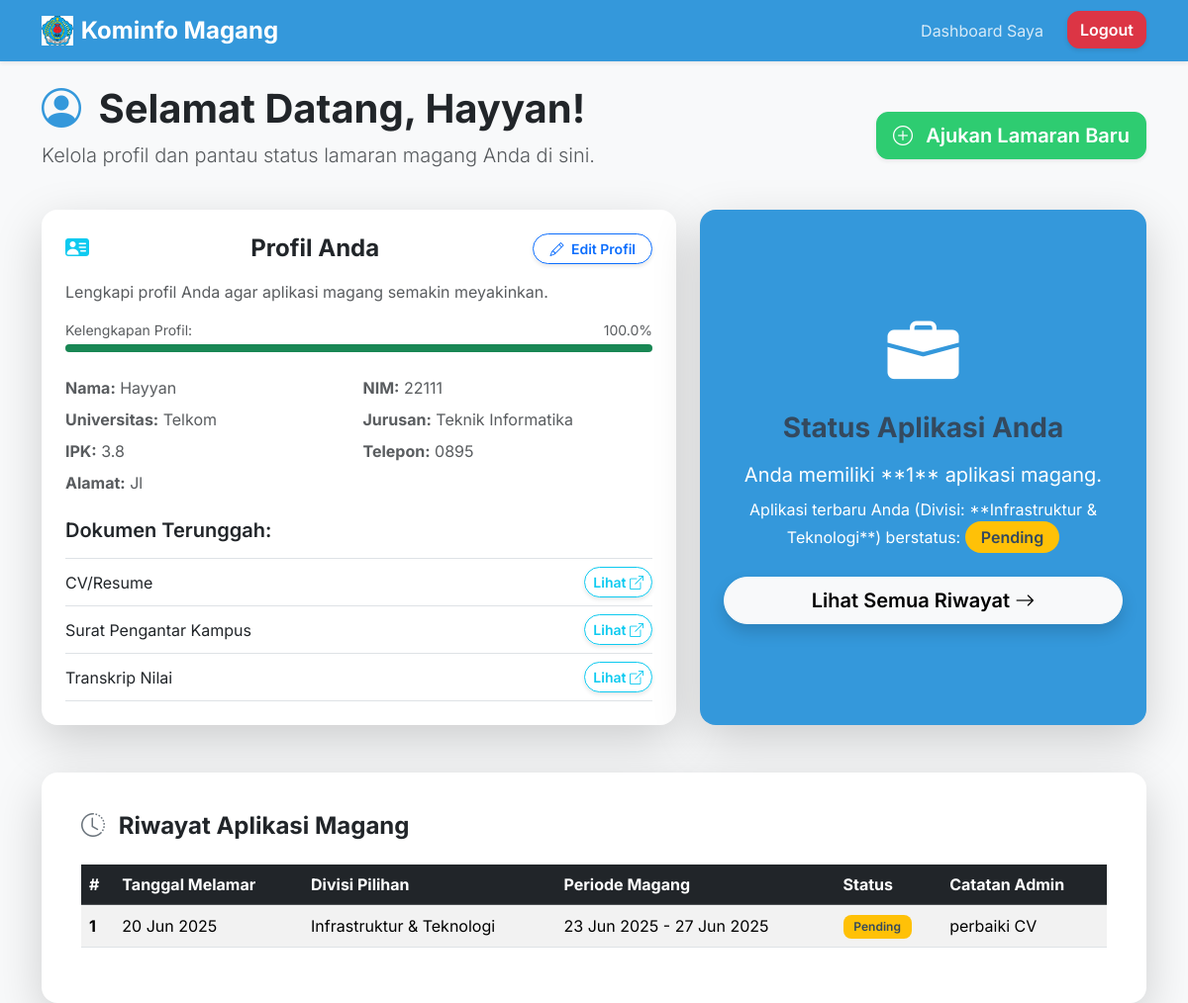
/dashboard/mahasiswa (signed in), run on an earlier commit of the app's database.
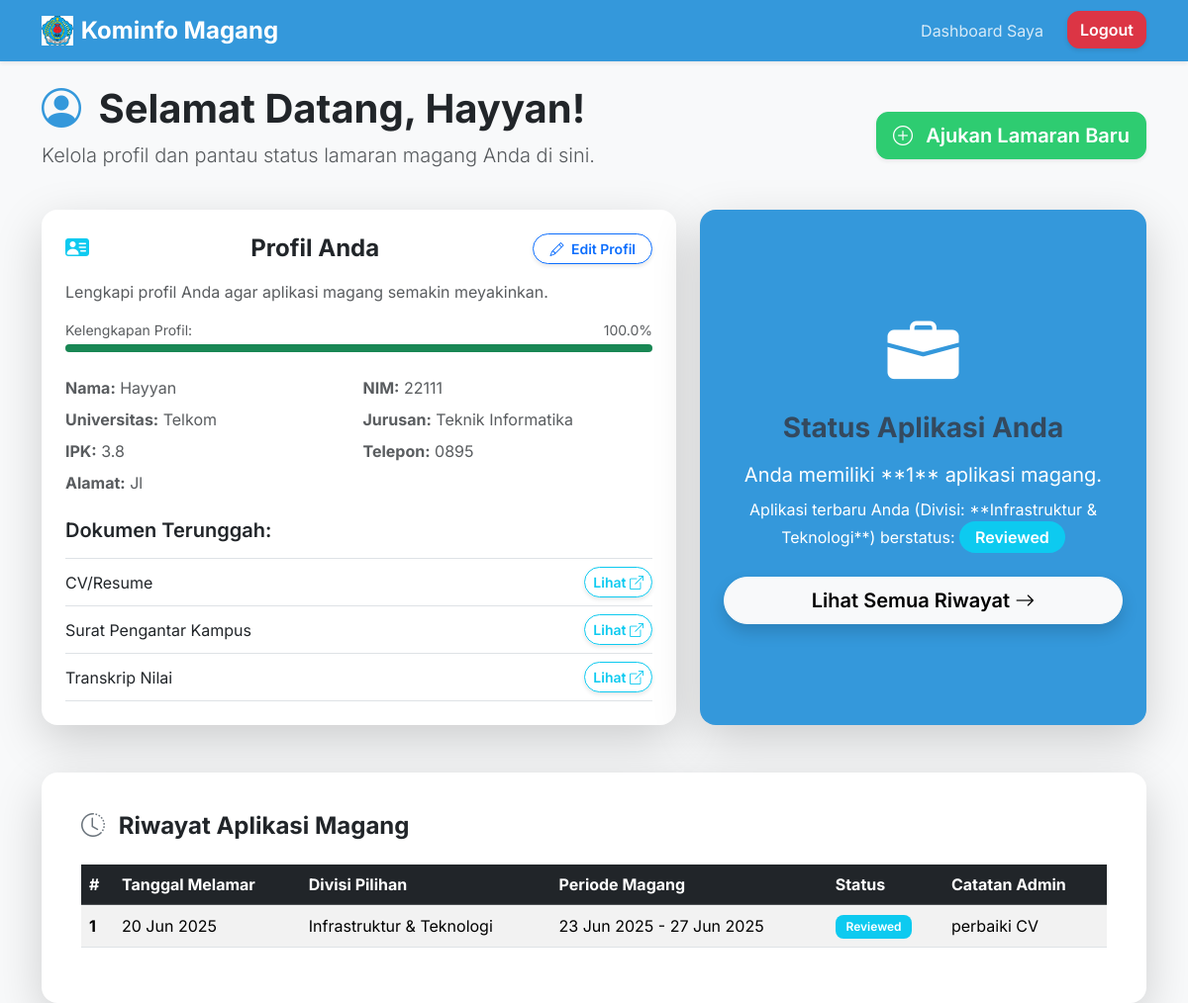
And on a later commit of the database.
### database.py (models this page shows, shortened)
class User(db.Model):
    id = db.Column(db.Integer, primary_key=True)
    username = db.Column(db.String(80), unique=True, nullable=False)
    email = db.Column(db.String(120), unique=True, nullable=False)
    password_hash = db.Column(db.String(128), nullable=False)
    role = db.Column(db.String(20), default='mahasiswa') # Peran pengguna: 'mahasiswa' atau 'admin'
    is_active = db.Column(db.Boolean, default=True) # Status akun aktif/tidak aktif
    mahasiswa_profile = db.relationship('MahasiswaProfile', backref='user', uselist=False)
    applications = db.relationship('Application', backref='user', lazy=True)

class MahasiswaProfile(db.Model):
    id = db.Column(db.Integer, primary_key=True)
    user_id = db.Column(db.Integer, db.ForeignKey('user.id'), unique=True, nullable=False) # Foreign Key ke tabel User
    full_name = db.Column(db.String(100), nullable=True)
    nim = db.Column(db.String(50), unique=True, nullable=True)
    university = db.Column(db.String(100), nullable=True)
    major = db.Column(db.String(100), nullable=True)
    gpa = db.Column(db.Float, nullable=True)
    phone_number = db.Column(db.String(20), nullable=True)
    address = db.Column(db.String(200), nullable=True)
    cv_path = db.Column(db.String(200), nullable=True)
    surat_pengantar_path = db.Column(db.String(200), nullable=True)
    transkrip_nilai_path = db.Column(db.String(200), nullable=True)

class Application(db.Model):
    id = db.Column(db.Integer, primary_key=True)
    user_id = db.Column(db.Integer, db.ForeignKey('user.id'), nullable=False) # Foreign Key ke tabel User
    applied_date = db.Column(db.DateTime, default=datetime.datetime.utcnow) # Tanggal dan waktu lamaran
    status = db.Column(db.String(50), default='Pending') # Status lamaran (Pending, Reviewed, Accepted, Rejected, Interview)
    preferred_division = db.Column(db.String(100), nullable=True) # Divisi yang diminati
    start_date = db.Column(db.Date, nullable=True) # Tanggal mulai magang yang diinginkan
    end_date = db.Column(db.Date, nullable=True) # Tanggal selesai magang yang diinginkan
    admin_notes = db.Column(db.Text, nullable=True) # Catatan internal untuk admin

### app.py (the view)
@app.route('/dashboard/mahasiswa')
@login_required(role='mahasiswa')
def user_dashboard(user):
    profile = MahasiswaProfile.query.filter_by(user_id=user.id).first()
    applications = Application.query.filter_by(user_id=user.id).order_by(Application.applied_date.desc()).all()
    return render_template('dashboard_user.html', user=user, profile=profile, applications=applications)

### templates/dashboard_user.html (shortened to what this page needs)
{% extends "base.html" %}
{% block content %}
<div class="row mb-4 align-items-center">
    <div class="col-md-8">
        <h1 class="mb-0 fw-bold text-dark">
            <i class="bi bi-person-circle text-primary me-2"></i> Selamat Datang, {{ user.username | title }}!
        </h1>
        <p class="text-muted lead mt-2">Kelola profil dan pantau status lamaran magang Anda di sini.</p>
    </div>
    <div class="col-md-4 text-md-end">
        <a href="{{ url_for('apply_magang') }}" class="btn btn-success btn-lg shadow-sm">
            <i class="bi bi-plus-circle me-2"></i> Ajukan Lamaran Baru
        </a>
    </div>
</div>
<div class="row g-4 mb-5">
    <div class="col-lg-7">
        <div class="card shadow-lg border-0 h-100 rounded-4">
            <div class="card-body p-4">
                <h2 class="card-title fs-4 fw-bold text-dark mb-3 d-flex justify-content-between align-items-center">
                    <i class="bi bi-person-vcard-fill text-info me-2"></i> Profil Anda
                    <a href="{{ url_for('edit_profile') }}" class="btn btn-sm btn-outline-primary rounded-pill px-3">
                        <i class="bi bi-pencil me-1"></i> Edit Profil
                    </a>
                </h2>
                <p class="text-muted mb-3">Lengkapi profil Anda agar aplikasi magang semakin meyakinkan.</p>
                {% if profile %}
                    {% set completed_fields = 0 %}
                    {% set total_fields = 10 %}
                    {% if profile.full_name %} {% set completed_fields = completed_fields + 1 %} {% endif %}
                    {% if profile.nim %} {% set completed_fields = completed_fields + 1 %} {% endif %}
                    {% if profile.university %} {% set completed_fields = completed_fields + 1 %} {% endif %}
                    {% if profile.major %} {% set completed_fields = completed_fields + 1 %} {% endif %}
                    {% if profile.gpa is not none %} {% set completed_fields = completed_fields + 1 %} {% endif %}
                    {% if profile.phone_number %} {% set completed_fields = completed_fields + 1 %} {% endif %}
                    {% if profile.address %} {% set completed_fields = completed_fields + 1 %} {% endif %}
                    {% if profile.cv_path %} {% set completed_fields = completed_fields + 1 %} {% endif %}
                    {% if profile.surat_pengantar_path %} {% set completed_fields = completed_fields + 1 %} {% endif %}
                    {% if profile.transkrip_nilai_path %} {% set completed_fields = completed_fields + 1 %} {% endif %}
                    {% set percentage = ((completed_fields / total_fields) * 100) | round(0) %}
                    {% set progress_color = 'bg-success' if percentage == 100 else 'bg-warning' if percentage > 50 else 'bg-danger' %}
                    <div class="mb-4">
                        <div class="d-flex justify-content-between mb-1">
                            <small class="text-muted">Kelengkapan Profil:</small>
                            <small class="text-muted">{{ percentage }}%</small>
                        </div>
                        <div class="progress" style="height: 8px;">
                            <div class="progress-bar {{ progress_color }}" role="progressbar" style="width: {{ percentage }}%;" aria-valuenow="{{ percentage }}" aria-valuemin="0" aria-valuemax="100"></div>
                        </div>
                    </div>
                    <div class="row g-2 text-muted mb-4">
                        <div class="col-md-6"><strong>Nama:</strong> {{ profile.full_name or '-' }}</div>
                        <div class="col-md-6"><strong>NIM:</strong> {{ profile.nim or '-' }}</div>
                        <div class="col-md-6"><strong>Universitas:</strong> {{ profile.university or '-' }}</div>
                        <div class="col-md-6"><strong>Jurusan:</strong> {{ profile.major or '-' }}</div>
                        <div class="col-md-6"><strong>IPK:</strong> {{ profile.gpa or '-' }}</div>
                        <div class="col-md-6"><strong>Telepon:</strong> {{ profile.phone_number or '-' }}</div>
                        <div class="col-12"><strong>Alamat:</strong> {{ profile.address or '-' }}</div>
                    </div>
                    <h3 class="fs-5 fw-semibold text-dark mb-3">Dokumen Terunggah:</h3>
                    <ul class="list-group list-group-flush border-top border-bottom">
                        <li class="list-group-item d-flex justify-content-between align-items-center py-2 px-0">
                            CV/Resume
                            {% if profile.cv_path %}
                                <a href="{{ url_for('static', filename='uploads/' + profile.cv_path) }}" target="_blank" class="btn btn-sm btn-outline-info rounded-pill">Lihat <i class="bi bi-box-arrow-up-right"></i></a>
                            {% else %}
                                <span class="badge bg-danger">Belum diunggah</span>
                            {% endif %}
                        </li>
                        <li class="list-group-item d-flex justify-content-between align-items-center py-2 px-0">
                            Surat Pengantar Kampus
                            {% if profile.surat_pengantar_path %}
                                <a href="{{ url_for('static', filename='uploads/' + profile.surat_pengantar_path) }}" target="_blank" class="btn btn-sm btn-outline-info rounded-pill">Lihat <i class="bi bi-box-arrow-up-right"></i></a>
                            {% else %}
                                <span class="badge bg-danger">Belum diunggah</span>
                            {% endif %}
                        </li>
                        <li class="list-group-item d-flex justify-content-between align-items-center py-2 px-0">
                            Transkrip Nilai
                            {% if profile.transkrip_nilai_path %}
                                <a href="{{ url_for('static', filename='uploads/' + profile.transkrip_nilai_path) }}" target="_blank" class="btn btn-sm btn-outline-info rounded-pill">Lihat <i class="bi bi-box-arrow-up-right"></i></a>
                            {% else %}
                                <span class="badge bg-danger">Belum diunggah</span>
                            {% endif %}
                        </li>
                    </ul>
                {% else %}
                    <div class="alert alert-info text-center py-4 my-4" role="alert">
                        <i class="bi bi-info-circle-fill me-2"></i> Profil Anda belum lengkap. Silakan <a href="{{ url_for('edit_profile') }}" class="alert-link text-decoration-none">lengkapi profil Anda</a> untuk melanjutkan.
                    </div>
                {% endif %}
            </div>
        </div>
    </div>
    <div class="col-lg-5">
        <div class="card shadow-lg border-0 h-100 rounded-4 bg-primary text-white">
            <div class="card-body p-4 d-flex flex-column justify-content-center text-center">
                <i class="bi bi-briefcase-fill display-2 mb-3 text-white"></i>
                <h2 class="card-title fs-3 fw-bold mb-3">Status Aplikasi Anda</h2>
                {% if applications %}
                    <p class="card-text fs-5 mb-2">Anda memiliki **{{ applications | length }}** aplikasi magang.</p>
                    {% set latest_app = applications[0] %}
                    <p class="card-text fs-6 mb-4">Aplikasi terbaru Anda (Divisi: **{{ latest_app.preferred_division or '-' }}**) berstatus:
                        <span class="badge fs-6 py-2 px-3 rounded-pill
                            {% if latest_app.status == 'Accepted' %}bg-success
                            {% elif latest_app.status == 'Rejected' %}bg-danger
                            {% elif latest_app.status == 'Pending' %}bg-warning text-dark
                            {% elif latest_app.status == 'Reviewed' %}bg-info
                            {% elif latest_app.status == 'Interview' %}bg-secondary
                            {% else %}bg-light text-dark{% endif %}">
                            {{ latest_app.status }}
                        </span>
                    </p>
                    <a href="#riwayat-aplikasi" class="btn btn-light btn-lg rounded-pill shadow">Lihat Semua Riwayat <i class="bi bi-arrow-right"></i></a>
                {% else %}
                    <p class="card-text fs-5 mb-4">Anda belum memiliki aplikasi magang. Ayo mulai perjalanan Anda!</p>
                    <a href="{{ url_for('apply_magang') }}" class="btn btn-light btn-lg rounded-pill shadow">Ajukan Lamaran Pertama <i class="bi bi-arrow-right"></i></a>
                {% endif %}
            </div>
        </div>
    </div>
</div>
<div class="card shadow-lg border-0 p-4 rounded-4" id="riwayat-aplikasi">
    <div class="card-body">
        <h2 class="card-title fs-4 fw-bold text-dark mb-4">
            <i class="bi bi-clock-history text-secondary me-2"></i> Riwayat Aplikasi Magang
        </h2>
        {% if applications %}
            <div class="table-responsive">
                <table class="table table-striped table-hover align-middle">
                    <thead class="table-dark">
                        <tr>
                            <th scope="col">#</th>
                            <th scope="col">Tanggal Melamar</th>
                            <th scope="col">Divisi Pilihan</th>
                            <th scope="col">Periode Magang</th>
                            <th scope="col">Status</th>
                            <th scope="col">Catatan Admin</th>
                        </tr>
                    </thead>
                    <tbody>
                        {% for app in applications %}
                        <tr>
                            <th scope="row">{{ loop.index }}</th>
                            <td>{{ app.applied_date.strftime('%d %b %Y') }}</td>
                            <td>{{ app.preferred_division or 'N/A' }}</td>
                            <td>
                                {% if app.start_date and app.end_date %}
                                    {{ app.start_date.strftime('%d %b %Y') }} - {{ app.end_date.strftime('%d %b %Y') }}
                                {% else %}
                                    -
                                {% endif %}
                            </td>
                            <td>
                                <span class="badge
                                    {% if app.status == 'Accepted' %}bg-success
                                    {% elif app.status == 'Rejected' %}bg-danger
                                    {% elif app.status == 'Pending' %}bg-warning text-dark
                                    {% elif app.status == 'Reviewed' %}bg-info
                                    {% elif app.status == 'Interview' %}bg-primary
                                    {% else %}bg-secondary{% endif %}">
                                    {{ app.status }}
                                </span>
                            </td>
                            <td>{{ app.admin_notes or '-' }}</td>
                        </tr>
                        {% endfor %}
                    </tbody>
                </table>
            </div>
        {% else %}
            <div class="alert alert-secondary text-center py-4" role="alert">
                <i class="bi bi-exclamation-circle me-2"></i> Anda belum mengajukan lamaran magang.
            </div>
        {% endif %}
    </div>
</div>
{% endblock %}

### templates/base.html (shortened to what this page needs)
<!DOCTYPE html>
<html lang="id">
<head>
    <link href="https://cdn.jsdelivr.net/npm/bootstrap@5.3.3/dist/css/bootstrap.min.css" rel="stylesheet">
    <link rel="stylesheet" href="https://cdn.jsdelivr.net/npm/bootstrap-icons@1.11.3/font/bootstrap-icons.min.css">
    <link rel="stylesheet" href="{{ url_for('static', filename='css/custom.css') }}">
</head>
<body class="bg-light">
    <nav class="navbar navbar-expand-lg navbar-dark bg-primary shadow-sm">
        <div class="container">
            <a class="navbar-brand d-flex align-items-center" href="{{ url_for('index') }}">
                <img src="{{ url_for('static', filename='uploads/logobrebes.png') }}" alt="Logo Brebes" height="30" class="me-2">
                <span class="fs-4 fw-bold">Kominfo Magang</span>
            </a>
            <div class="collapse navbar-collapse" id="navbarNav">
                <ul class="navbar-nav ms-auto">
                    {% if 'user_id' in session %}
                        <li class="nav-item">
                            {% if session['role'] == 'admin' %}
                                <a class="nav-link" href="{{ url_for('admin_dashboard') }}">Dashboard Admin</a>
                            {% else %}
                                <a class="nav-link" href="{{ url_for('user_dashboard') }}">Dashboard Saya</a>
                            {% endif %}
                        </li>
                        <li class="nav-item">
                            <a class="btn btn-danger ms-lg-3" href="{{ url_for('logout') }}">Logout</a>
                        </li>
                    {% endif %}
                </ul>
            </div>
        </div>
    </nav>
    <div class="container mt-4">
        {% block content %}{% endblock %}
    </div>
</body>
</html>

What changed in the data, as far as the page shows it:
changed Application "Infrastruktur & Teknologi": status "Pending" → "Reviewed"
